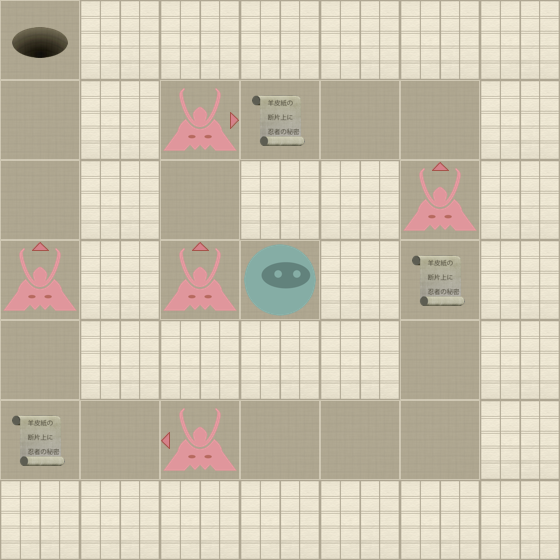

Rendered tile map (Tiled .tmx) drawn with the repository's tilesets; below, a short description and the map source with its tile grids summarised:
An orthogonal 7x7 tile map with 80x80 px tiles, 2 tile layers (Level, Actors).

<map version="1.0" orientation="orthogonal" width="7" height="7" tilewidth="80" tileheight="80">
 <properties>
  <property name="moves" value="34" />
 </properties>
 <tileset firstgid="1" name="tiles" tilewidth="80" tileheight="80" spacing="2" margin="2">
  <image source="tiles-hd.png" width="512" height="512" />
  <tile id="0">
   <properties>
    <property name="actor" value="exit" />
   </properties>
  </tile>
  <tile id="2">
   <properties>
    <property name="actor" value="guard" />
    <property name="direction" value="down" />
   </properties>
  </tile>
  <tile id="3">
   <properties>
    <property name="actor" value="guard" />
    <property name="direction" value="left" />
   </properties>
  </tile>
  <tile id="4">
   <properties>
    <property name="actor" value="guard" />
    <property name="direction" value="right" />
   </properties>
  </tile>
  <tile id="5">
   <properties>
    <property name="actor" value="guard" />
    <property name="direction" value="up" />
   </properties>
  </tile>
  <tile id="7">
   <properties>
    <property name="actor" value="player" />
   </properties>
  </tile>
  <tile id="8">
   <properties>
    <property name="actor" value="scroll" />
   </properties>
  </tile>
  <tile id="9">
   <properties>
    <property name="wall" value="1" />
   </properties>
  </tile>
 </tileset>
 <layer name="Level" width="7" height="7">
  <data>[49 cells, 49 non-empty, 2 distinct tile ids]</data>
 </layer>
 <layer name="Actors" width="7" height="7">
  <data>[49 cells, 10 non-empty, 6 distinct tile ids]</data>
 </layer>
</map>
